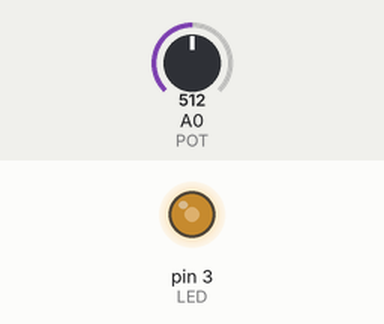
A sketch run on a simulated Arduino Uno, built with avr-gcc and run on an emulated ATmega328P. Shown: output pins drawn as LEDs (lit = HIGH). Inputs (shaded band) come from the test bench; at power-on: A0 (POT) = 512.

Above: at 1.2 s.
1.3 s: A0 (POT) set to 716
At 2.1 s:
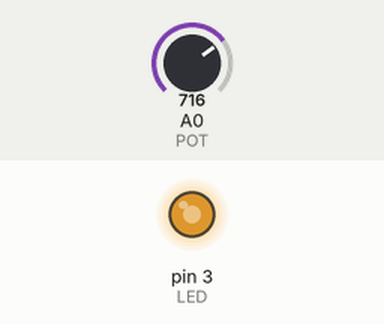
2.8 s: A0 (POT) set to 900
At 3.2 s:
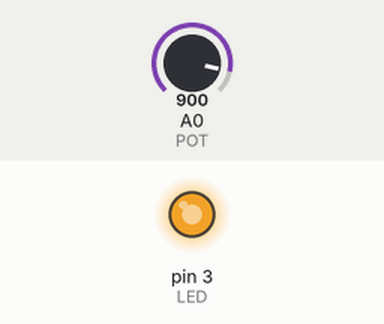
4.3 s: A0 (POT) set to 122
At 5.5 s:
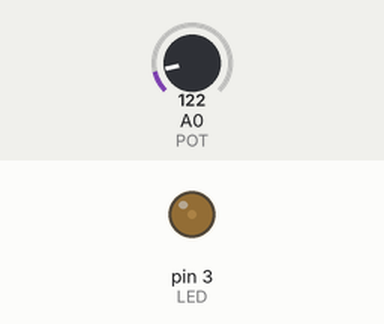
5.8 s: A0 (POT) set to 0
At 6.7 s:
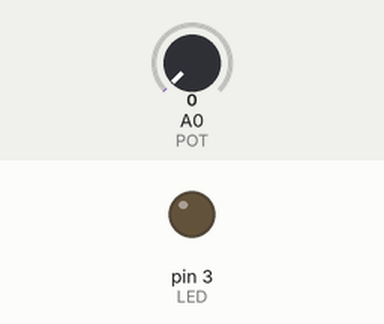
Timing chart, 0 to 8.3 s (numbered marks = the images above; inputs shaded):
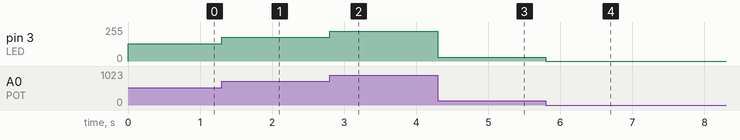

The sketch:

2-potentiometer.ino
```cpp
// Revisar modulación por ancho de pulso
int LED = 3;
int BRIGHT;
int POT = 0; // Entrada 0 en ANALOG IN

void setup() {
  pinMode(LED, OUTPUT);
}

void loop() {
  /*
  for (BRIGHT = 0; BRIGHT <= 255; BRIGHT++) {
    analogWrite(LED, BRIGHT);
    delay(10);
  }

  for (BRIGHT = 255; BRIGHT >= 0; BRIGHT--) { // VALORES ENTRE 0 Y 255
    analogWrite(LED, BRIGHT);
    delay(10);
  }*/
  BRIGHT = analogRead(POT) / 4; /* Valores entre 0 y 1023*/
  analogWrite(LED, BRIGHT);
}
```

Measured:
- after the input at 1.3 s, pin 3 (LED): 128/255 → 179/255 at once
- after the input at 2.8 s, pin 3 (LED): 179/255 → 225/255 at once
- after the input at 4.3 s, pin 3 (LED): 225/255 → 30/255 at once
- after the input at 5.8 s, pin 3 (LED): 30/255 → 0/255 at once
